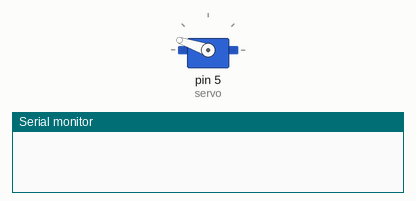
This sketch was run on a simulated Arduino Uno, built with avr-gcc and run on an emulated ATmega328P. On the bench: servo, the last lines printed to the serial monitor. Random numbers use the default seed unless the sketch sets one.

Above: at 0.1 s.
At 4.6 s:
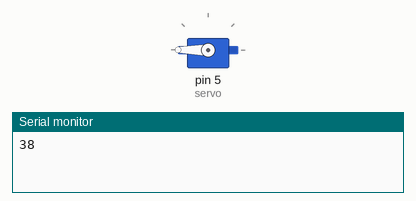
At 18.1 s:
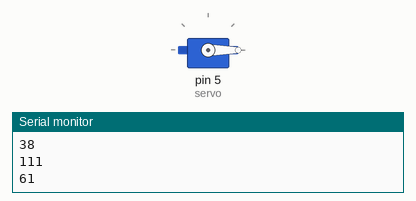
At 36.1 s:
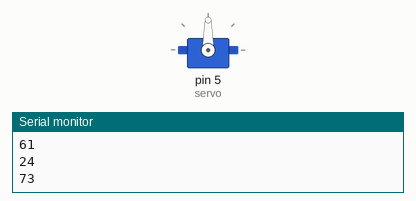
Timing chart, 0 to 40.0 s (numbered marks = the images above):
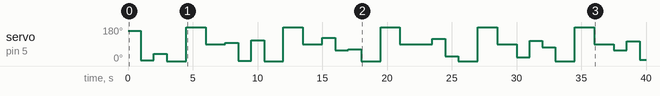

Measured:
- by itself, servo on pin 5 (servo): 161° → 4° at 1.0 s, → 38° 1.0 s later, → 0° 1.0 s later, → 180° 1.5 s later, … (32 changes in this stretch)

The sketch:

Ej3-ServoMotor_modif1.ino
```cpp
#include <Servo.h>

Servo servo;
int val;

void setup()
{
  Serial.begin(9600);
  servo.attach(5);
}

void loop()
{
  servo.write(0);

  // Mov random
  for (int i=0; i<3; i++) {
    val = random(1,180);
    servo.write(val);
    delay(1000);
  }

  Serial.println(val);

  // Movimientos 0, 180 y 90
  servo.write(0);
  delay(1500);
  servo.write(180);
  delay(1500);
  servo.write(90);
  delay(1500);
}
```
